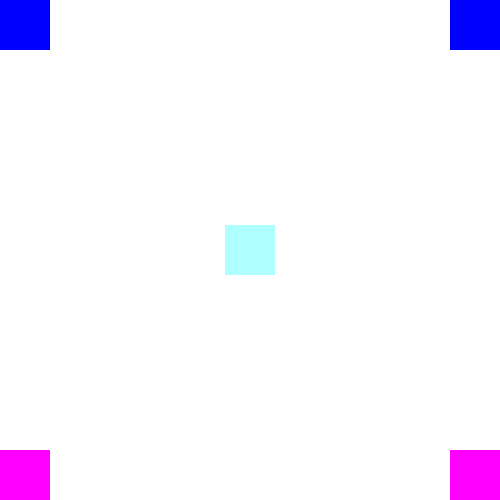
Frame 1 (no input)
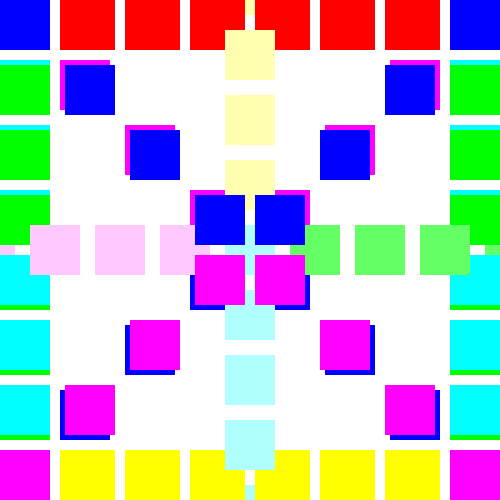
Frame 60 (no input)
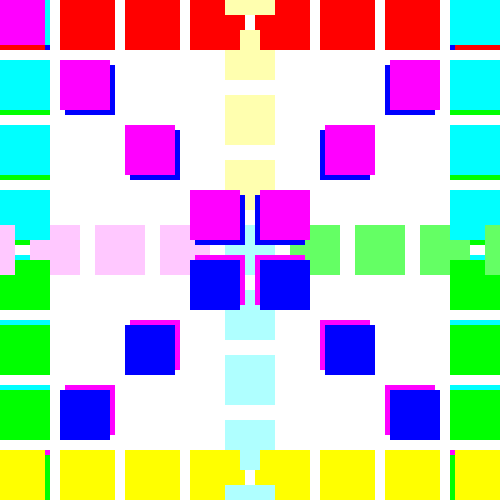
Frame 120 (the mouse pressed at the canvas centre since frame 60)

The p5.js sketch that drew these frames (run headless with seeded random() and noise() and a simulated clock; from frame 60 on, the mouse is pressed at the canvas centre):

// p5.js sketch
// ── sketch.js
var o1 = 0
function setup() {
  createCanvas(500, 500);
}

function draw() {
  //background(255);
  noStroke()
  fill(100)
  fill(255,0,0)
  rect(0 + o1,0,50,50)
  fill(0,255,0)
  rect(0,0 + o1,50,50)
  fill(0,0,255)
  rect(0 + o1, 0 + o1, 50,50)
  // top left
  fill(255,0,0)
  rect(450 - o1,0,50,50)
  fill(0,255,0)
  rect(450,0 + o1,50,50)
  fill(0,0,255)
  rect(450 - o1, 0 + o1, 50,50)
  //top right
  
  // bottom left
  fill(255,255,0)
  rect(0 + o1,450,50,50)
  fill(0,255,255)
  rect(0,450 - o1,50,50 )
  fill(255,0,255)
  rect(0 + o1,450 - o1,50,50)
  
  // bottom right
  fill(255,255,0)
  rect(450 - o1,450,50,50)
  fill(0,255,255)
  rect(450,450 - o1,50,50)
  fill(255,0,255)
  rect(450 - o1,450 - o1,50,50)
  
  
  //cinter
  fill(255,200,255)
  rect(225 - o1,225,50,50)
  fill(255,255,175)
  rect(225,225 - o1,50,50)
  fill(100,255,100)
  rect(225 + o1,225,50,50)
  fill(175,255,255)
  rect(225,225 + o1,50,50)
  
  o1 = o1 + 65 ;
  if ( o1 > 500) { 
  o1 = 0
  }
}
